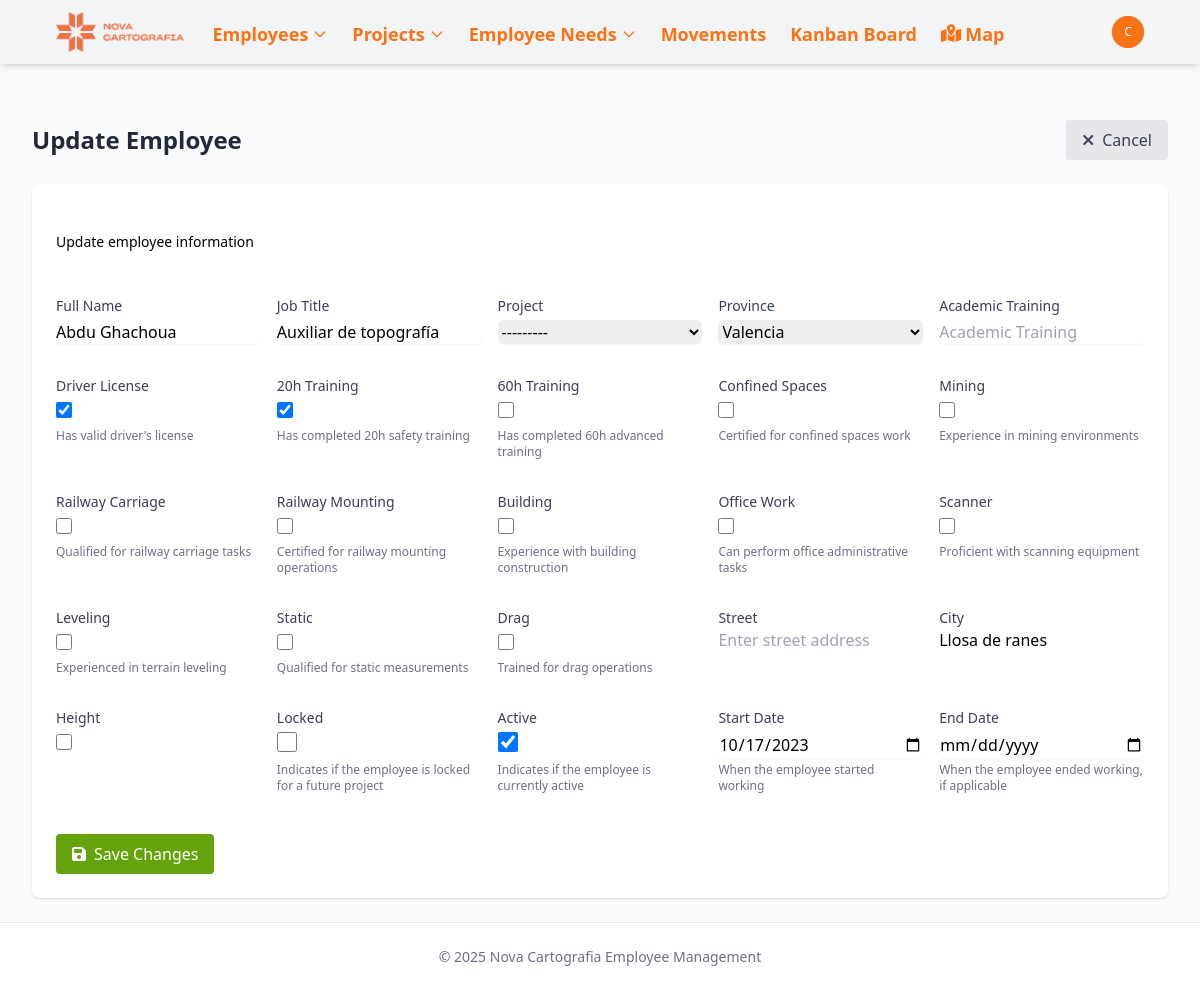
Page /employees/3/edit/ (signed in) on the earlier database version.
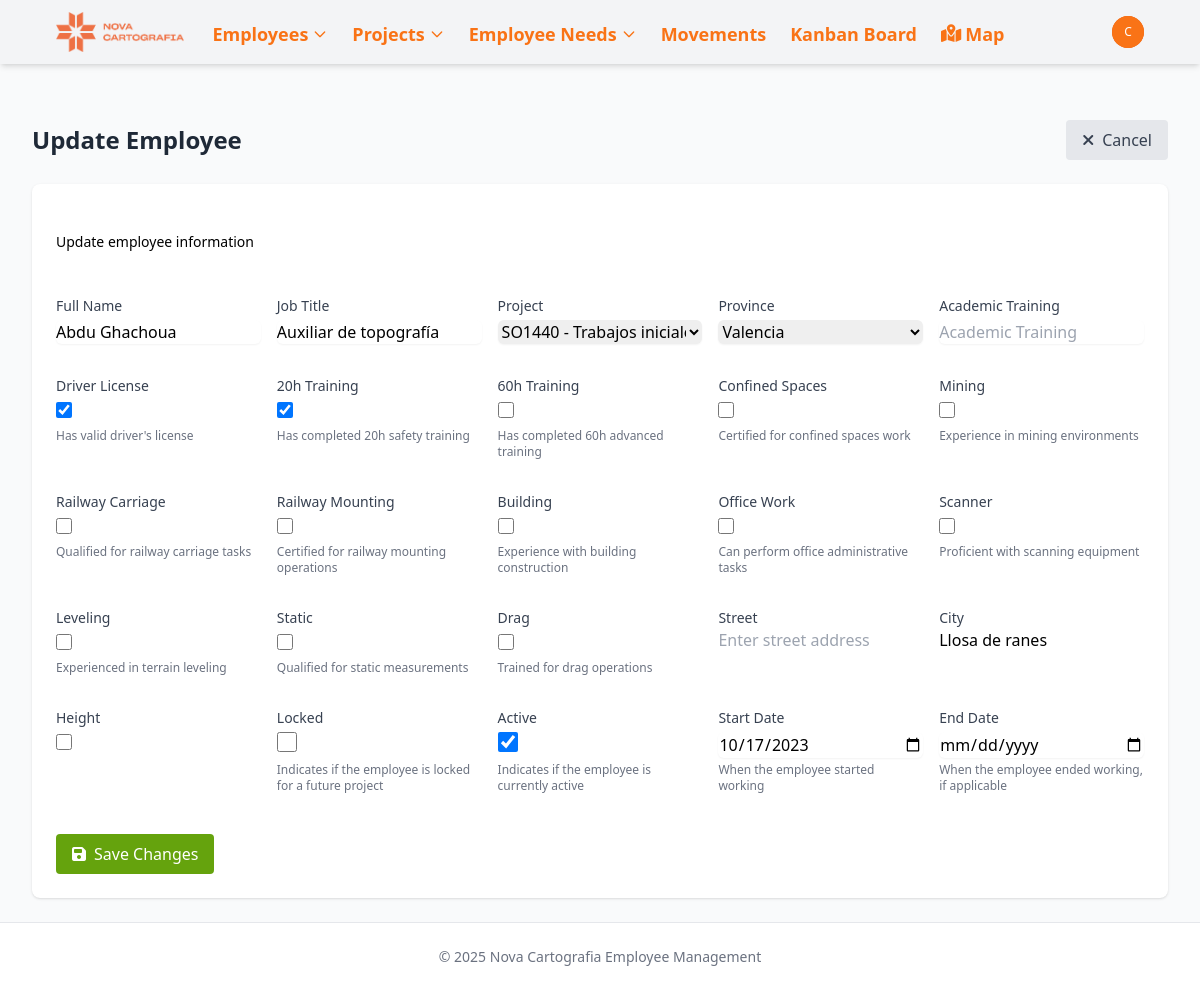
Same page on the later database version.
### novacartografia_employee_management/models.py (models this page shows, shortened)
class Employee(models.Model):
    name = models.CharField(max_length=100)
    job = models.CharField(max_length=100)
    project_id = models.ForeignKey(Project, on_delete=models.SET_NULL, related_name='employee_set', blank=True, null=True)
    street = models.CharField(max_length=100, blank=True, null=True)
    city = models.CharField(max_length=100, blank=True, null=True)
    active = models.BooleanField(default=True, help_text="Indicates if the employee is currently active")
    start_date = models.DateField(default=timezone.now, help_text="When the employee started working", null=True, blank=True)
    end_date = models.DateField(blank=True, null=True, help_text="When the employee ended working, if applicable")
    state = models.CharField(max_length=50, default='valencia',
           choices=[
                ('Araba (Álava)', 'Álava'),
                ('Albacete', 'Albacete'),
                ('Alacant (Alicante)', 'Alicante'),
                ('Almería', 'Almería'),
                ('Asturias', 'Asturias'),
                ('Ávila', 'Ávila'),
                ('Badajoz', 'Badajoz'),
                ('Barcelona', 'Barcelona'),
                ('Burgos', 'Burgos'),
                ('Cáceres', 'Cáceres'),
                ('Cádiz', 'Cádiz'),
                ('Cantabria', 'Cantabria'),
                ('Castelló (Castellón)', 'Castellón'),
                ('Ceuta', 'Ceuta'),
                ('Ciudad Real', 'Ciudad Real'),
                ('Córdoba', 'Córdoba'),
                ('Cuenca', 'Cuenca'),
                ('Gerona', 'Gerona'),
                ('Granada', 'Granada'),
                ('Guadalajara', 'Guadalajara'),
                ('Gipuzkoa (Guipúzcoa)', 'Guipúzcoa'),
                ('Huelva', 'Huelva'),
                ('Huesca', 'Huesca'),
                ('Islas Baleares', 'Islas Baleares'),
                ('Jaén', 'Jaén'),
                ('A Coruña (La Coruña)', 'La Coruña'),
                ('La Rioja', 'La Rioja'),
                ('Las Palmas', 'Las Palmas'),
                ('León', 'León'),
                ('Lérida', 'Lérida'),
                ('Lleida', 'Lérida'),  # Agregado porque aparece en tu CSV
                ('Lugo', 'Lugo'),
                ('Madrid', 'Madrid'),
                ('Málaga', 'Málaga'),
                ('Melilla', 'Melilla'),
                ('Murcia', 'Murcia'),
                ('Navarra (Nafarroa)', 'Navarra'),  # Corregido para coincidir con el CSV
                ('Orense', 'Orense'),
                ('Palencia', 'Palencia'),
                ('Pontevedra', 'Pontevedra'),
                ('Salamanca', 'Salamanca'),
                ('Santa Cruz de Tenerife', 'Santa Cruz de Tenerife'),
                ('Segovia', 'Segovia'),
                ('Sevilla', 'Sevilla'),
                ('Soria', 'Soria'),
                ('Tarragona', 'Tarragona'),
                ('Teruel', 'Teruel'),
                ('Toledo', 'Toledo'),
                ('Valencia', 'Valencia'),
                ('Valladolid', 'Valladolid'),
                ('Bizkaia (Vizcaya)', 'Vizcaya'),
                ('Zamora', 'Zamora'),
                ('Zaragoza', 'Zaragoza'),
            ])
    latitude = models.FloatField(null=True, blank=True)
    longitude = models.FloatField(null=True, blank=True)
    academic_training = models.CharField(max_length=100, blank=True, null=True)
    driver_license = models.BooleanField(default=False)
    twenty_hours = models.BooleanField(default=False)
    sixty_hours = models.BooleanField(default=False)
    confine = models.BooleanField(default=False)
    height = models.BooleanField(default=False)
    mining = models.BooleanField(default=False)
    railway_carriage = models.BooleanField(default=False)
    railway_mounting = models.BooleanField(default=False)
    building = models.BooleanField(default=False)
    office_work = models.BooleanField(default=False)
    scanner = models.BooleanField(default=False)
    leveling = models.BooleanField(default=False)
    static = models.BooleanField(default=False)
    drag = models.BooleanField(default=False)
    locked = models.BooleanField(default=False, help_text="Indicates if the employee is locked for a future project")

### novacartografia_employee_management/views.py (the view)
# urls.py: path('employees/<int:pk>/edit/', views.employee_update, name='employee_update'),
@login_required
def employee_update(request, pk):
    employee = get_object_or_404(Employee, pk=pk)
    if request.method == 'POST':
        form = EmployeeForm(request.POST, instance=employee)
        if form.is_valid():
            form.save()
            messages.success(request, f'Employee "{employee.name}" has been updated successfully.')
            return redirect('kanban_board')
    else:
        form = EmployeeForm(instance=employee)
    return render(request, 'novacartografia_employee_management/employee_form.html', {
        'form': form,
        'employee': employee,
        'title': 'Update Employee',
        'button_text': 'Save Changes',
        'is_new': False
    })

### novacartografia_employee_management/models.py (called while the page is built)
    def __str__(self):
        return self.name

### templates/novacartografia_employee_management/employee_form.html (shortened to what this page needs)
{% extends "base.html" %}
{% block content %}
<div class="mb-6 flex justify-between items-center">
    <h2 class="text-2xl font-bold text-gray-800">{{ title }}</h2>
    <div>
        {% if not is_new %}
            <a href="{% url 'employee_detail' employee.id %}" class="bg-gray-200 hover:bg-gray-300 text-gray-700 font-medium py-2 px-4 rounded flex items-center">
                <i class="fas fa-times mr-2"></i> Cancel
            </a>
        {% else %}
            <a href="{% url 'employee_list' %}" class="bg-gray-200 hover:bg-gray-300 text-gray-700 font-medium py-2 px-4 rounded flex items-center">
                <i class="fas fa-times mr-2"></i> Cancel
            </a>
        {% endif %}
    </div>
</div>
<div class="bg-white shadow overflow-hidden sm:rounded-lg">
    <div class="px-4 py-5 sm:px-6 bg-primary-600">
        <h3 class="text-lg leading-6 font-medium text-white">Employee Information</h3>
        <p class="mt-1 max-w-2xl text-sm text-primary-100">
            {% if is_new %}
                Enter the details for the new employee
            {% else %}
                Update employee information
            {% endif %}
        </p>
    </div>
    <div class="px-4 py-5 sm:p-6">
        <form method="post">
            <div class="grid grid-cols-1 sm:grid-cols-2 md:grid-cols-3 lg:grid-cols-5 gap-4">
                {% for field in form %}
                    <div class="mb-4">
                        <label for="{{ field.id_for_label }}" class="block text-sm font-medium text-gray-700">
                            {{ field.label }}
                        </label>
                        {% if field.field.widget.input_type == 'checkbox' %}
                            <div class="mt-1">
                                {{ field }}
                            </div>
                        {% else %}
                            {{ field }}
                        {% endif %}
                        {% if field.help_text %}
                            <p class="mt-1 text-xs text-gray-500">{{ field.help_text }}</p>
                        {% endif %}
                    </div>
                {% endfor %}
            </div>
            <div class="mt-6">
                <button type="submit" class="bg-lime-600 hover:bg-lime-700 text-white font-medium py-2 px-4 rounded flex items-center">
                    <i class="fas fa-save mr-2"></i> {{ button_text }}
                </button>
            </div>
        </form>
    </div>
</div>
{% endblock %}

Differences in the rows shown:
changed Employee "Abdu Ghachoua": project_id "---------" → "SO1440 - Trabajos iniciales Xàtiva Villena - Trabajos iniciales Xàtiva-Villena"
